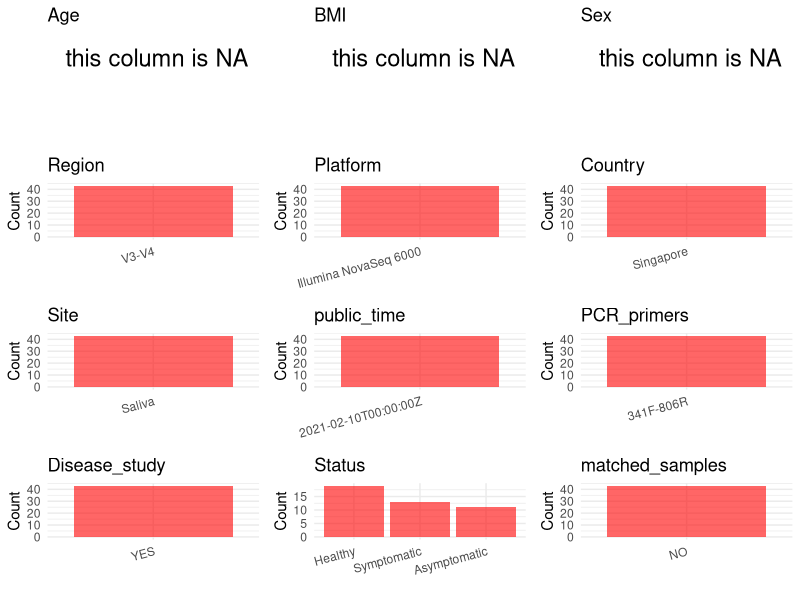

Generate this figure with R: (Note: this script raises an error after producing the figure.)
## ---- chunk 1
# Load necessary libraries
library(dplyr)
library(ggplot2)
library(cowplot)
library(readxl)

# Set working directory (update this path to your local directory)
setwd("/home/dongbiao/word_embedding_microbiome/all_data/oral/global-oral-microbiome/data/projects/PRJNA663926")

# Read the initial metadata files
initial_meta<-read.csv("SraRunTable.csv") %>% filter(biological_replicates != "Negative Control")

head(initial_meta)
## ---- chunk 2
# Create a uniform metadata dataframe
metadata <- data.frame(
  BioProject = initial_meta$BioProject,
  Run = initial_meta$Run,
  sample_name = initial_meta$biological_replicates,
  Age = NA,
  BMI = NA,
  Sex=NA,
  Region = "V3-V4",
  Platform = initial_meta$Instrument,
  Country = initial_meta$geo_loc_name,
  Site = "Saliva",
  public_time = initial_meta$ReleaseDate,
  stringsAsFactors = FALSE
)
metadata<-unique(metadata)
## ---- chunk 3
# Add information obtained from the publication
metadata$PCR_primers <- "341F-806R"
metadata$title <- "Characterization of oral virome and microbiome revealed distinctive microbiome disruptions in paediatric patients with hand, foot and mouth disease"
metadata$Disease_study <- "YES"

# Assign disease status based on sample_name patterns
metadata$Status <- sapply(strsplit(metadata$sample_name, " "), function(x) x[1])
metadata$matched_samples <- "NO"
## ---- chunk 4
# Check the number of unique runs and sample names
print(paste("Number of unique runs:", length(unique(metadata$Run))))
print(paste("Number of unique sample names:", length(unique(metadata$sample_name))))
## ---- chunk 5
# Select columns for visualization
plot_data <- metadata %>%
  select(-BioProject, -Run, -sample_name, -title)

# Function to create simple plots for each column
create_simple_plots <- function(data) {
  plots <- list()
  
  for (col in colnames(data)) {
    # Check if the column is all NA
    if (all(is.na(data[[col]]))) {
      # Create an empty plot with text indicating all NA
      p <- ggplot() +
        annotate("text", x = 0.5, y = 0.5, label = "this column is NA", size = 6) +
        labs(title = col) +
        theme_void()
    } else if (is.numeric(data[[col]])) {
      # Numeric variable: histogram
      p <- ggplot(data, aes(x = .data[[col]])) +
        geom_histogram(fill = "blue", alpha = 0.6, bins = 20, na.rm = TRUE) +
        labs(title = col) +
        theme_minimal()
    } else {
      # Categorical variable: bar plot (remove NA values)
      count_data <- as.data.frame(table(data[[col]], useNA = "ifany"))
      p <- ggplot(count_data, aes(x = reorder(Var1, -Freq), y = Freq)) +
        geom_col(fill = "red", alpha = 0.6) +
        labs(title = col, x = NULL, y = "Count") +
        theme_minimal() +
        theme(axis.text.x = element_text(angle = 15, hjust = 1))
    }
    plots[[col]] <- p
  }
  
  return(plots)
}

# Generate and arrange plots
plots <- create_simple_plots(plot_data)
p<-plot_grid(plots$Age, 
          plots$BMI, 
          plots$Sex, 
          plots$Region, 
          plots$Platform, 
          plots$Country, 
          plots$Site,
          plots$public_time, 
          plots$PCR_primers,
          plots$Disease_study,
          plots$Status,
          plots$matched_samples,# add 
          ncol = 3, align = "hv", axis = "lb")
ggsave("Metadata_Summary.png", plot = p, width = 8, height = 6, dpi = 150)
## ---- chunk 6
knitr::include_graphics("Metadata_Summary.png")
## ---- chunk 7
# Reorder columns to match the desired format
metadata <- metadata[, c(
  "BioProject", "Run", "sample_name", "Age", "BMI", "Sex", 
  "Region", "Platform", "Country", "Site", "public_time", 
  "PCR_primers", "title", "Disease_study", "Status","matched_samples"
)]

# Export the uniform metadata to a CSV file
metadata<-unique(metadata)
write.csv(metadata, file = "metadata.csv", quote = TRUE)
head(metadata)
